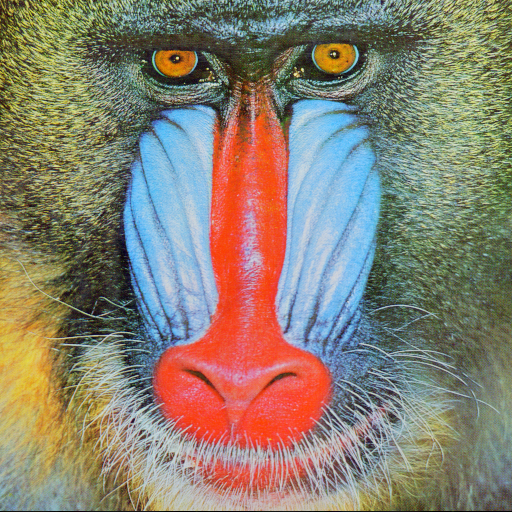
#> input picture week3/baboon.png, 512 x 512 px, found by its file name
$ jupyter execute 'Numpy task 2.ipynb'
#> lines starting #> are read from the running program, lines starting #| are printed output that depends on the picture
Numpy Practice Problem Crop and Rotate Image using Numpy

[cell 1]
import cv2
import numpy as np
import matplotlib.pyplot as plt


im_path = "baboon.png"
im_array = cv2.imread(im_path)
#> im_array is the input picture: shape (512, 512, 3); mean B, G, R 113.1, 128.9, 137.4
print("original")
plt.imshow(cv2.cvtColor(im_array, cv2.COLOR_BGR2RGB))
plt.show()


# this image has 512 pixels width and 512 pixels height
# print(im_array.shape)

[cell 2]
im_array.shape
#> Out = (512, 512, 3)

[cell 3]
# crop the image using numpy 10 percent from top, 20 percent from bottom
# 5 percent from left and 25 percent from right
height,width= im_array.shape[0],im_array.shape[1]
#> height = 512; width = 512
top, bottom, left, right= 0.1 ,0.2 , 0.05, 0.25
cropped_image= im_array[0+int(top*height):height-int(height*bottom),0+ int(width*left):width-int(width*right)]
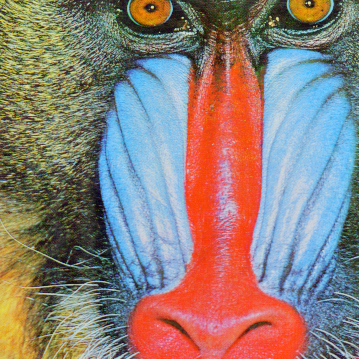
#> cropped_image: shape (359, 359, 3); mean B, G, R 122, 127.4, 142.3
cropped_image.shape
#> Out = (359, 359, 3)

[cell 4]
# cropped_im_array = your code here
print("cropped")
plt.imshow(cv2.cvtColor(cropped_image, cv2.COLOR_BGR2RGB))
plt.show()

[cell 5]
degrees = 90
rotated_im_array = im_array.copy()
for _ in range(degrees // 90):
    rotated_im_array = rotated_im_array.transpose(1, 0, 2)
    for j in range(0, rotated_im_array.shape[1] // 2):
        c = rotated_im_array[:, j, :].copy()
        rotated_im_array[:, j, :] = rotated_im_array[: , rotated_im_array.shape[1]-j-1, :]
        rotated_im_array[: , rotated_im_array.shape[1]-j-1, :] = c
#> this loop made 1 pass
#> pass 1, `rotated_im_array = rotated_im_array.transpose(1, 0, 2)`:
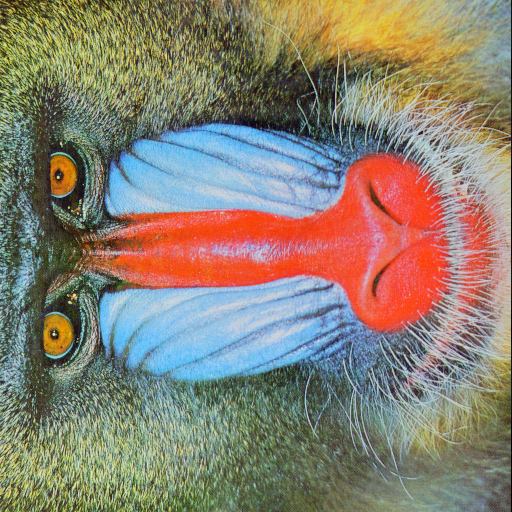
#> rotated_im_array: shape (512, 512, 3); mean B, G, R 113.1, 128.9, 137.4
#> after the loop:
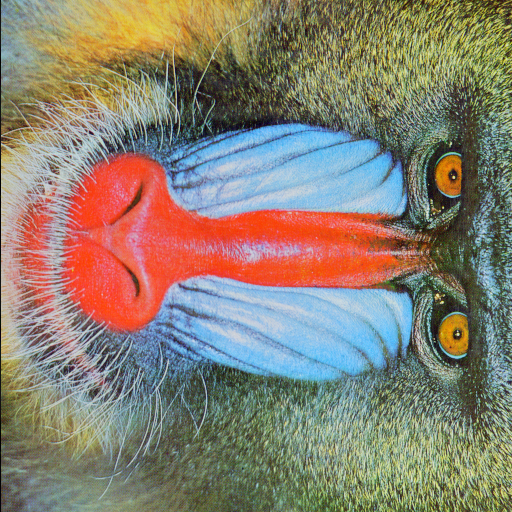
#> rotated_im_array: shape (512, 512, 3); mean B, G, R 113.1, 128.9, 137.4
print("rotated")
plt.imshow(cv2.cvtColor(rotated_im_array, cv2.COLOR_BGR2RGB))
plt.show()
